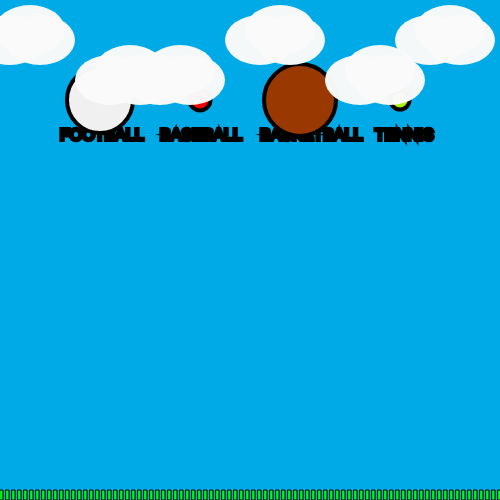
Frame 1 (no input)
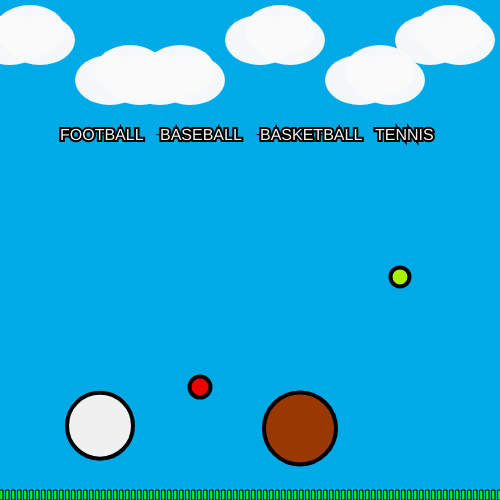
Frame 60 (no input)
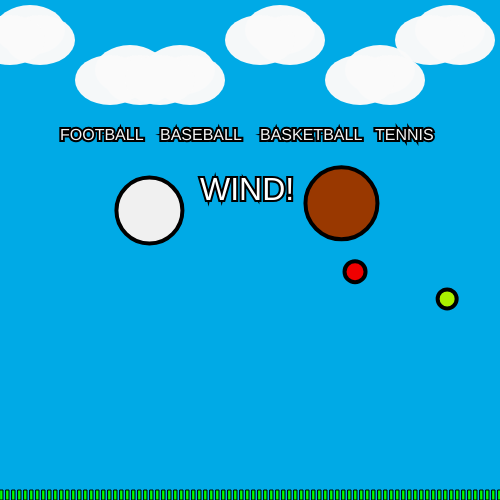
Frame 120 (the mouse pressed at the canvas centre since frame 60)

The p5.js sketch that drew these frames (run headless with seeded random() and noise() and a simulated clock; from frame 60 on, the mouse is pressed at the canvas centre):

// p5.js sketch
// ── sketch.js
let ball1, ball2, ball3, ball4;
let cloudx = 30;
let cloudy = 30;

function setup() {
  createCanvas(500, 500);

  ball1 = new Ball(100, 100, 66, 240, 240, 240, 10);
  ball2 = new Ball(200, 100, 21, 240, 0, 0, 3);
  ball3 = new Ball(300, 100, 72, 153, 56, 0, 12);
  ball4 = new Ball(400, 100, 19, 170, 240, 0, 1);
  grass = new Grass();
  cloud = new Cloud();
  windEffect = new WindEffect();
  createP('Press mouse on to apply wind force.');
}

function draw() {
  background(0, 170, 230);
  let gravity1 = createVector(0, 0.2*ball1.mass);
  let gravity2 = createVector(0, 0.2*ball2.mass);
  let gravity3 = createVector(0, 0.2*ball3.mass);
  let gravity4 = createVector(0, 0.2*ball4.mass);

  strokeWeight(4);
  stroke(0);
  textSize(16);
  text('TENNIS', 375, 140);
  textSize(16);
  text('BASKETBALL', 260, 140);
  textSize(16);
  text('BASEBALL', 160, 140);
  textSize(16);
  text('FOOTBALL', 60, 140);

  let c1 = 0.1; // 마찰계수 M을 정한다
  let friction1 = ball1.vel.copy(); //현재의 속도를 가져온다
  friction1.mult(-1); //마찰력의 방향인 -1을 곱함
  friction1.normalize();
  friction1.mult(c1); //벡터의 크기(길이)를 위에서 정한 마찰계수로 정함
  ball1.applyForce(friction1);

  let c2 = 0.1;
  let friction2 = ball2.vel.copy();
  friction2.mult(-1);
  friction2.normalize();
  friction2.mult(c2);
  ball2.applyForce(friction2);

  let c3 = 0.1
  let friction3 = ball3.vel.copy();
  friction3.mult(-1);
  friction3.normalize();
  friction3.mult(c3);
  ball3.applyForce(friction3);

  let c4 = 0.1
  let friction4 = ball1.vel.copy();
  friction4.mult(-1);
  friction4.normalize();
  friction4.mult(c4);
  ball4.applyForce(friction4);

  ball1.display(); ball1.move(); ball1.checkEdges(); ball1.applyForce(gravity1);
  ball2.display(); ball2.move(); ball2.checkEdges(); ball2.applyForce(gravity2);
  ball3.display(); ball3.move(); ball3.checkEdges(); ball3.applyForce(gravity3);
  ball4.display(); ball4.move(); ball4.checkEdges(); ball4.applyForce(gravity4);

  let wind = createVector(0.3, 0);
  if(mouseIsPressed)  {
    ball1.applyForce(wind); ball2.applyForce(wind); ball3.applyForce(wind); ball4.applyForce(wind);  windEffect.display();
  }
  grass.display();

  cloud.display(cloudx, cloudy);
  cloud.display(cloudx +100, cloudy+40);
  cloud.display(cloudx +150, cloudy+40);
  cloud.display(cloudx +250, cloudy);
  cloud.display(cloudx +350, cloudy+40);
  cloud.display(cloudx +420, cloudy);
//  cloud.show();
}


class Ball  {
  constructor(x, y, r, red, green, blue, mass)  {
    this.pos = createVector(x, y);
    this.vel = createVector(0, 0);
    this.acc = createVector(0, 0);

    this.x = x; this.y = y; this.r = r;
    this.red = red; this.green = green; this.blue = blue;
    this.mass = mass;
  }

  applyForce(force){
    var f = force.copy();
    f.div(this.mass);
    this.acc.add(f);
  }

  move()  {
    this.vel.add(this.acc);
    this.pos.add(this.vel);
    this.acc.set(0,0);
  }

  display()  {
    stroke(0);
    strokeWeight(4);
    fill(this.red, this.green, this.blue);
    ellipse(this.pos.x, this.pos.y, this.r, this.r);
  }

  checkEdges()  {
    if(this.pos.y>height) {
      this.vel.y *= -0.9;
      this.pos.y = height;
      noStroke();
      fill(255,0,0, 100);
      rect(0, 490, 500, 20);
    }
    if(this.pos.x>width)  {
      this.vel.x *= -0.8;
      this.pos.x = width;
      noStroke();
      fill(255,0,0, 100);
      rect(480, 0, 20, 500);
    }
    if(this.pos.x<0)  {
      this.vel.x *= -0.8;
      this.pos.x = 0;
      noStroke();
      fill(255,0,0, 100);
      rect(0, 0, 20, 500);
    }
  }
}


class Grass  {
  display()  {
  for(let i=0; i<width; i++)  {
    fill(0, 255, 0);
    stroke(0);
    strokeWeight(1);
    rect(i*6, 490, 3, 10);

  }
}
}

class Cloud {
  display(cloudx, cloudy)  {
  fill(250, 250);
  noStroke();
  ellipse(cloudx, cloudy, 70, 50);
  ellipse(cloudx+10, cloudy+10, 70, 50);
  ellipse(cloudx-20, cloudy+10, 70, 50);
  }
}
// class Cloud  {
//   show()  {
//   noStroke();
//   fill(255, 200);
//     for(let i=0; i< width; i++)  {
//   ellipse(20*4*i, 60, 90, 50);
//   ellipse(20*4*i, 30, 120, 50);
//   ellipse(20*4*i, 0, 90, 50);
//   }
//   }
// }

class WindEffect  {
  display()  {
  fill(255);
  stroke(0);
  strokeWeight(4);
  textSize(32);
  text('WIND!', 200, 200);
  }
}
